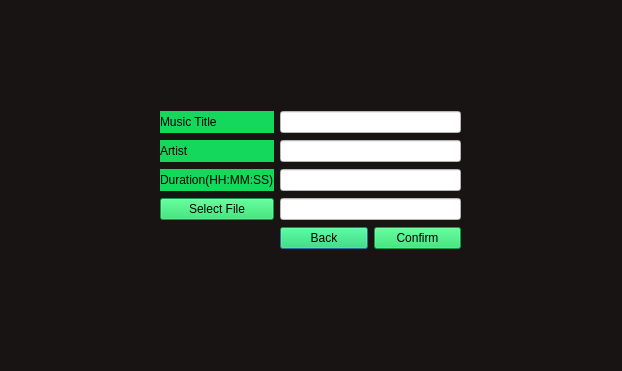
<?xml version="1.0" encoding="UTF-8"?>
<ui version="4.0">
 <class>ImportMusic</class>
 <widget class="QDialog" name="ImportMusic">
  <property name="geometry">
   <rect>
    <x>0</x>
    <y>0</y>
    <width>622</width>
    <height>371</height>
   </rect>
  </property>
  <property name="windowTitle">
   <string>IMPORT MUSIC</string>
  </property>
  <property name="styleSheet">
   <string notr="true">background-color: rgb(24, 20, 20);</string>
  </property>
  <widget class="QWidget" name="gridLayoutWidget">
   <property name="geometry">
    <rect>
     <x>160</x>
     <y>110</y>
     <width>301</width>
     <height>142</height>
    </rect>
   </property>
   <layout class="QGridLayout" name="gridLayout">
    <item row="0" column="0">
     <widget class="QLabel" name="import_title">
      <property name="styleSheet">
       <string notr="true">background-color: rgb(20, 216, 92);</string>
      </property>
      <property name="text">
       <string>Music Title</string>
      </property>
     </widget>
    </item>
    <item row="1" column="1">
     <widget class="QLineEdit" name="import_artist_line">
      <property name="styleSheet">
       <string notr="true">background-color: rgb(255, 255, 255);</string>
      </property>
     </widget>
    </item>
    <item row="2" column="1">
     <widget class="QLineEdit" name="import_duration_line">
      <property name="styleSheet">
       <string notr="true">background-color: rgb(255, 255, 255);</string>
      </property>
     </widget>
    </item>
    <item row="2" column="0">
     <widget class="QLabel" name="import_duration">
      <property name="styleSheet">
       <string notr="true">background-color: rgb(20, 216, 92);</string>
      </property>
      <property name="text">
       <string>Duration(HH:MM:SS)</string>
      </property>
     </widget>
    </item>
    <item row="4" column="1">
     <layout class="QHBoxLayout" name="horizontalLayout">
      <item>
       <widget class="QPushButton" name="import_back_button">
        <property name="styleSheet">
         <string notr="true">background-color: rgb(20, 216, 92);</string>
        </property>
        <property name="text">
         <string>Back</string>
        </property>
       </widget>
      </item>
      <item>
       <widget class="QPushButton" name="import_confirm_button">
        <property name="styleSheet">
         <string notr="true">background-color: rgb(20, 216, 92);</string>
        </property>
        <property name="text">
         <string>Confirm</string>
        </property>
       </widget>
      </item>
     </layout>
    </item>
    <item row="0" column="1">
     <widget class="QLineEdit" name="import_title_line">
      <property name="styleSheet">
       <string notr="true">background-color: rgb(255, 255, 255);</string>
      </property>
     </widget>
    </item>
    <item row="1" column="0">
     <widget class="QLabel" name="import_artist">
      <property name="styleSheet">
       <string notr="true">background-color: rgb(20, 216, 92);</string>
      </property>
      <property name="text">
       <string>Artist</string>
      </property>
     </widget>
    </item>
    <item row="3" column="0">
     <widget class="QPushButton" name="select_file_button">
      <property name="styleSheet">
       <string notr="true">background-color: rgb(20, 216, 92);</string>
      </property>
      <property name="text">
       <string>Select File</string>
      </property>
     </widget>
    </item>
    <item row="3" column="1">
     <widget class="QLineEdit" name="select_file_line">
      <property name="styleSheet">
       <string notr="true">background-color: rgb(255, 255, 255);</string>
      </property>
     </widget>
    </item>
   </layout>
  </widget>
 </widget>
 <resources/>
 <connections/>
</ui>
